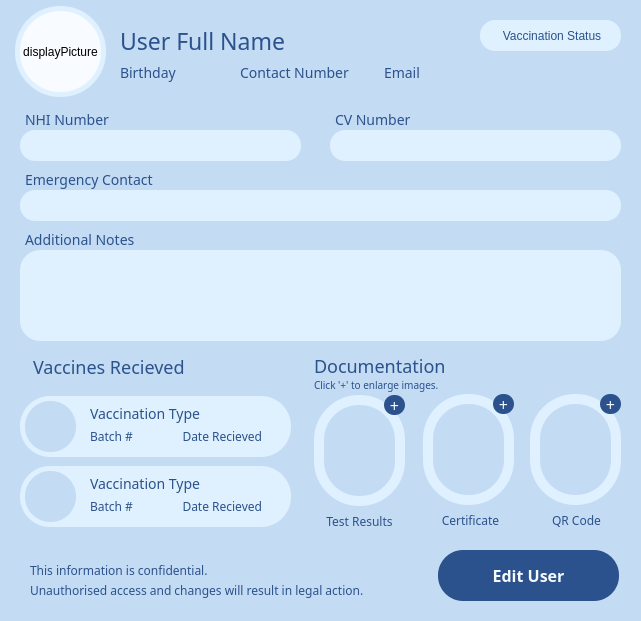
      <widget class="QFrame" name="userInfoFrameAUP">
       <property name="geometry">
        <rect>
         <x>220</x>
         <y>150</y>
         <width>641</width>
         <height>621</height>
        </rect>
       </property>
       <property name="styleSheet">
        <string notr="true">background: #C4DBF4;
border-radius: 40px;</string>
       </property>
       <property name="frameShape">
        <enum>QFrame::StyledPanel</enum>
       </property>
       <property name="frameShadow">
        <enum>QFrame::Raised</enum>
       </property>
       <widget class="QLabel" name="showUserNameAUP">
        <property name="geometry">
         <rect>
          <x>120</x>
          <y>20</y>
          <width>331</width>
          <height>41</height>
         </rect>
        </property>
        <property name="font">
         <font>
          <family>Arial Rounded MT Bold</family>
          <pointsize>-1</pointsize>
          <weight>37</weight>
          <bold>false</bold>
         </font>
        </property>
        <property name="styleSheet">
         <string notr="true">font-weight: 300;
font-size: 23px;
color:#2B528C;

</string>
        </property>
        <property name="text">
         <string>User Full Name</string>
        </property>
        <property name="alignment">
         <set>Qt::AlignLeading|Qt::AlignLeft|Qt::AlignVCenter</set>
        </property>
       </widget>
       <widget class="QLabel" name="labelNHIAUP">
        <property name="geometry">
         <rect>
          <x>25</x>
          <y>110</y>
          <width>101</width>
          <height>20</height>
         </rect>
        </property>
        <property name="font">
         <font>
          <family>Avenir Next</family>
          <pointsize>-1</pointsize>
          <weight>25</weight>
          <bold>false</bold>
         </font>
        </property>
        <property name="styleSheet">
         <string notr="true">font-weight: 200;
font-size: 14px;
color:#2B528C;

</string>
        </property>
        <property name="text">
         <string>NHI Number</string>
        </property>
       </widget>
       <widget class="QLabel" name="showUserNHIAUP">
        <property name="geometry">
         <rect>
          <x>20</x>
          <y>130</y>
          <width>281</width>
          <height>31</height>
         </rect>
        </property>
        <property name="styleSheet">
         <string notr="true">QLabel 
{background: #DFF1FE;
border-radius: 15;
border-color: rgba(104, 160, 229, 0.33);
 color:#2B528C;
font-size: 12px; 
padding-left: 3px;}</string>
        </property>
        <property name="text">
         <string/>
        </property>
       </widget>
       <widget class="QLabel" name="showUserEmergencyAUP">
        <property name="geometry">
         <rect>
          <x>20</x>
          <y>190</y>
          <width>601</width>
          <height>31</height>
         </rect>
        </property>
        <property name="styleSheet">
         <string notr="true">QLabel 
{background: #DFF1FE;
border-radius: 15;
border-color: rgba(104, 160, 229, 0.33);
 color:#2B528C;
font-size: 12px; 
padding-left: 3px;}</string>
        </property>
        <property name="text">
         <string/>
        </property>
       </widget>
       <widget class="QLabel" name="labelEmergencyAUP">
        <property name="geometry">
         <rect>
          <x>25</x>
          <y>170</y>
          <width>321</width>
          <height>20</height>
         </rect>
        </property>
        <property name="font">
         <font>
          <family>Avenir Next</family>
          <pointsize>-1</pointsize>
          <weight>25</weight>
          <bold>false</bold>
         </font>
        </property>
        <property name="styleSheet">
         <string notr="true">font-weight: 200;
font-size: 14px;
color:#2B528C;

</string>
        </property>
        <property name="text">
         <string>Emergency Contact</string>
        </property>
       </widget>
       <widget class="QLabel" name="showUserNotesAUP">
        <property name="geometry">
         <rect>
          <x>20</x>
          <y>250</y>
          <width>601</width>
          <height>91</height>
         </rect>
        </property>
        <property name="styleSheet">
         <string notr="true">QLabel 
{background: #DFF1FE;
border-radius: 20;
border-color: rgba(104, 160, 229, 0.33);
 color:#2B528C;
font-size: 12px; 
padding-left: 3px;}</string>
        </property>
        <property name="text">
         <string/>
        </property>
        <property name="alignment">
         <set>Qt::AlignLeading|Qt::AlignLeft|Qt::AlignTop</set>
        </property>
       </widget>
       <widget class="QLabel" name="labelAdditionalNotesAUP">
        <property name="geometry">
         <rect>
          <x>25</x>
          <y>230</y>
          <width>321</width>
          <height>20</height>
         </rect>
        </property>
        <property name="font">
         <font>
          <family>Avenir Next</family>
          <pointsize>-1</pointsize>
          <weight>25</weight>
          <bold>false</bold>
         </font>
        </property>
        <property name="styleSheet">
         <string notr="true">font-weight: 200;
font-size: 14px;
color:#2B528C;

</string>
        </property>
        <property name="text">
         <string>Additional Notes</string>
        </property>
       </widget>
       <widget class="QLabel" name="showUserPictureAUP">
        <property name="geometry">
         <rect>
          <x>20</x>
          <y>11</y>
          <width>81</width>
          <height>81</height>
         </rect>
        </property>
        <property name="styleSheet">
         <string notr="true">background: rgba(248, 251, 255, 0.99);
border-radius: 40px;</string>
        </property>
        <property name="text">
         <string>displayPicture</string>
        </property>
        <property name="alignment">
         <set>Qt::AlignCenter</set>
        </property>
       </widget>
       <widget class="QLabel" name="labelCVNAUP">
        <property name="geometry">
         <rect>
          <x>335</x>
          <y>110</y>
          <width>281</width>
          <height>20</height>
         </rect>
        </property>
        <property name="font">
         <font>
          <family>Avenir Next</family>
          <pointsize>-1</pointsize>
          <weight>25</weight>
          <bold>false</bold>
         </font>
        </property>
        <property name="styleSheet">
         <string notr="true">font-weight: 200;
font-size: 14px;
color:#2B528C;
background: rgba(254, 206, 103, 0.00);</string>
        </property>
        <property name="text">
         <string>CV Number</string>
        </property>
       </widget>
       <widget class="QLabel" name="showUserCVNAUP">
        <property name="geometry">
         <rect>
          <x>330</x>
          <y>130</y>
          <width>291</width>
          <height>31</height>
         </rect>
        </property>
        <property name="styleSheet">
         <string notr="true">QLabel 
{background: #DFF1FE;
border-radius: 15;
border-color: rgba(104, 160, 229, 0.33);
 color:#2B528C;
font-size: 12px; 
padding-left: 3px;}</string>
        </property>
        <property name="text">
         <string/>
        </property>
       </widget>
       <widget class="QLabel" name="showUserDOBAUP">
        <property name="geometry">
         <rect>
          <x>120</x>
          <y>63</y>
          <width>111</width>
          <height>20</height>
         </rect>
        </property>
        <property name="font">
         <font>
          <family>Avenir Next</family>
          <pointsize>-1</pointsize>
          <weight>25</weight>
          <bold>false</bold>
         </font>
        </property>
        <property name="styleSheet">
         <string notr="true">font-weight: 200;
font-size: 14px;
color:#2B528C;

</string>
        </property>
        <property name="text">
         <string>Birthday</string>
        </property>
       </widget>
       <widget class="QLabel" name="showUserPhoneAUP">
        <property name="geometry">
         <rect>
          <x>240</x>
          <y>63</y>
          <width>121</width>
          <height>20</height>
         </rect>
        </property>
        <property name="font">
         <font>
          <family>Avenir Next</family>
          <pointsize>-1</pointsize>
          <weight>25</weight>
          <bold>false</bold>
         </font>
        </property>
        <property name="styleSheet">
         <string notr="true">font-weight: 200;
font-size: 14px;
color:#2B528C;

</string>
        </property>
        <property name="text">
         <string>Contact Number</string>
        </property>
       </widget>
       <widget class="QLabel" name="showUserEmailAUP">
        <property name="geometry">
         <rect>
          <x>384</x>
          <y>63</y>
          <width>241</width>
          <height>20</height>
         </rect>
        </property>
        <property name="font">
         <font>
          <family>Avenir Next</family>
          <pointsize>-1</pointsize>
          <weight>25</weight>
          <bold>false</bold>
         </font>
        </property>
        <property name="styleSheet">
         <string notr="true">font-weight: 200;
font-size: 14px;
color:#2B528C;

</string>
        </property>
        <property name="text">
         <string>Email</string>
        </property>
       </widget>
       <widget class="QLabel" name="showUserVaccStatusAUP">
        <property name="geometry">
         <rect>
          <x>480</x>
          <y>20</y>
          <width>141</width>
          <height>31</height>
         </rect>
        </property>
        <property name="styleSheet">
         <string notr="true">QLabel 
{background: #DFF1FE;
border-radius: 15;
border-color: rgba(104, 160, 229, 0.33);
 color:#2B528C;
font-size: 12px; 
padding-left: 3px;}</string>
        </property>
        <property name="text">
         <string>Vaccination Status</string>
        </property>
        <property name="alignment">
         <set>Qt::AlignCenter</set>
        </property>
       </widget>
       <widget class="QLabel" name="labelVaccineAUP">
        <property name="geometry">
         <rect>
          <x>33</x>
          <y>351</y>
          <width>181</width>
          <height>31</height>
         </rect>
        </property>
        <property name="font">
         <font>
          <family>Arial Rounded MT Bold</family>
          <pointsize>-1</pointsize>
          <weight>25</weight>
          <bold>false</bold>
         </font>
        </property>
        <property name="styleSheet">
         <string notr="true">font-weight: 200;
font-size: 18px;
color:#2B528C;
background: rgba(254, 206, 103, 0.00);</string>
        </property>
        <property name="text">
         <string>Vaccines Recieved</string>
        </property>
        <property name="alignment">
         <set>Qt::AlignLeading|Qt::AlignLeft|Qt::AlignVCenter</set>
        </property>
       </widget>
       <widget class="QLabel" name="labelDocumentationAUP">
        <property name="geometry">
         <rect>
          <x>314</x>
          <y>350</y>
          <width>201</width>
          <height>31</height>
         </rect>
        </property>
        <property name="font">
         <font>
          <family>Arial Rounded MT Bold</family>
          <pointsize>-1</pointsize>
          <weight>25</weight>
          <bold>false</bold>
         </font>
        </property>
        <property name="styleSheet">
         <string notr="true">font-weight: 200;
font-size: 18px;
color:#2B528C;
background: rgba(254, 206, 103, 0.00);</string>
        </property>
        <property name="text">
         <string>Documentation</string>
        </property>
        <property name="alignment">
         <set>Qt::AlignLeading|Qt::AlignLeft|Qt::AlignVCenter</set>
        </property>
       </widget>
       <widget class="QFrame" name="vaccineDose1FrameAUP">
        <property name="geometry">
         <rect>
          <x>20</x>
          <y>396</y>
          <width>271</width>
          <height>61</height>
         </rect>
        </property>
        <property name="styleSheet">
         <string notr="true">background: #DFF1FE;
border-radius: 30px;</string>
        </property>
        <property name="frameShape">
         <enum>QFrame::StyledPanel</enum>
        </property>
        <property name="frameShadow">
         <enum>QFrame::Raised</enum>
        </property>
        <widget class="QLabel" name="vaccineIcon1FrameAUP">
         <property name="geometry">
          <rect>
           <x>5</x>
           <y>5</y>
           <width>51</width>
           <height>51</height>
          </rect>
         </property>
         <property name="styleSheet">
          <string notr="true">background: #C4DBF4;
border-radius: 25px;</string>
         </property>
         <property name="text">
          <string/>
         </property>
         <property name="alignment">
          <set>Qt::AlignCenter</set>
         </property>
        </widget>
        <widget class="QLabel" name="show1stDoseNameAUP">
         <property name="geometry">
          <rect>
           <x>70</x>
           <y>7</y>
           <width>191</width>
           <height>21</height>
          </rect>
         </property>
         <property name="font">
          <font>
           <family>Arial Rounded MT Bold</family>
           <pointsize>-1</pointsize>
           <weight>37</weight>
           <bold>false</bold>
          </font>
         </property>
         <property name="styleSheet">
          <string notr="true">font-weight: 300;
font-size: 14px;
color:#2B528C;

</string>
         </property>
         <property name="text">
          <string>Vaccination Type</string>
         </property>
         <property name="alignment">
          <set>Qt::AlignLeading|Qt::AlignLeft|Qt::AlignVCenter</set>
         </property>
        </widget>
        <widget class="QLabel" name="show1stDoseBatchAUP">
         <property name="geometry">
          <rect>
           <x>70</x>
           <y>30</y>
           <width>71</width>
           <height>20</height>
          </rect>
         </property>
         <property name="font">
          <font>
           <family>Avenir Next</family>
           <pointsize>-1</pointsize>
           <weight>25</weight>
           <bold>false</bold>
          </font>
         </property>
         <property name="styleSheet">
          <string notr="true">font-weight: 200;
font-size: 12px;
color:#2B528C;

</string>
         </property>
         <property name="text">
          <string>Batch #</string>
         </property>
        </widget>
        <widget class="QLabel" name="show1stDoseDateAUP">
         <property name="geometry">
          <rect>
           <x>141</x>
           <y>30</y>
           <width>101</width>
           <height>20</height>
          </rect>
         </property>
         <property name="font">
          <font>
           <family>Avenir Next</family>
           <pointsize>-1</pointsize>
           <weight>25</weight>
           <bold>false</bold>
          </font>
         </property>
         <property name="styleSheet">
          <string notr="true">font-weight: 200;
font-size: 12px;
color:#2B528C;

</string>
         </property>
         <property name="text">
          <string>Date Recieved</string>
         </property>
         <property name="alignment">
          <set>Qt::AlignRight|Qt::AlignTrailing|Qt::AlignVCenter</set>
         </property>
        </widget>
        <widget class="QLabel" name="imgVaccineIcon1AUP">
         <property name="geometry">
          <rect>
           <x>19</x>
           <y>15</y>
           <width>21</width>
           <height>31</height>
          </rect>
         </property>
         <property name="styleSheet">
          <string notr="true">background: #C4DBF4;
border-radius: 20px;</string>
         </property>
         <property name="text">
          <string/>
         </property>
         <property name="pixmap">
          <pixmap resource="Resources.qrc">:/res/images/iconVaccine.png</pixmap>
         </property>
         <property name="scaledContents">
          <bool>true</bool>
         </property>
         <property name="alignment">
          <set>Qt::AlignCenter</set>
         </property>
        </widget>
       </widget>
       <widget class="QFrame" name="vaccineDose2FrameAUP">
        <property name="geometry">
         <rect>
          <x>20</x>
          <y>466</y>
          <width>271</width>
          <height>61</height>
         </rect>
        </property>
        <property name="styleSheet">
         <string notr="true">background: #DFF1FE;
border-radius: 30px;</string>
        </property>
        <property name="frameShape">
         <enum>QFrame::StyledPanel</enum>
        </property>
        <property name="frameShadow">
         <enum>QFrame::Raised</enum>
        </property>
        <widget class="QLabel" name="vaccineIcon2FrameAUP">
         <property name="geometry">
          <rect>
           <x>5</x>
           <y>5</y>
           <width>51</width>
           <height>51</height>
          </rect>
         </property>
         <property name="styleSheet">
          <string notr="true">background: #C4DBF4;
border-radius: 25px;</string>
         </property>
         <property name="text">
          <string/>
         </property>
         <property name="alignment">
          <set>Qt::AlignCenter</set>
         </property>
        </widget>
        <widget class="QLabel" name="show2ndDoseNameAUP">
         <property name="geometry">
          <rect>
           <x>70</x>
           <y>7</y>
           <width>191</width>
           <height>21</height>
          </rect>
         </property>
         <property name="font">
          <font>
           <family>Arial Rounded MT Bold</family>
           <pointsize>-1</pointsize>
           <weight>37</weight>
           <bold>false</bold>
          </font>
         </property>
         <property name="styleSheet">
          <string notr="true">font-weight: 300;
font-size: 14px;
color:#2B528C;

</string>
         </property>
         <property name="text">
          <string>Vaccination Type</string>
         </property>
         <property name="alignment">
          <set>Qt::AlignLeading|Qt::AlignLeft|Qt::AlignVCenter</set>
         </property>
        </widget>
        <widget class="QLabel" name="show2ndDoseBatchAUP">
         <property name="geometry">
          <rect>
           <x>70</x>
           <y>30</y>
           <width>71</width>
           <height>20</height>
          </rect>
         </property>
         <property name="font">
          <font>
           <family>Avenir Next</family>
           <pointsize>-1</pointsize>
           <weight>25</weight>
           <bold>false</bold>
          </font>
         </property>
         <property name="styleSheet">
          <string notr="true">font-weight: 200;
font-size: 12px;
color:#2B528C;

</string>
         </property>
         <property name="text">
          <string>Batch #</string>
         </property>
        </widget>
        <widget class="QLabel" name="show2ndDoseDateAUP">
         <property name="geometry">
          <rect>
           <x>141</x>
           <y>30</y>
           <width>101</width>
           <height>20</height>
          </rect>
         </property>
         <property name="font">
          <font>
           <family>Avenir Next</family>
           <pointsize>-1</pointsize>
           <weight>25</weight>
           <bold>false</bold>
          </font>
         </property>
         <property name="styleSheet">
          <string notr="true">font-weight: 200;
font-size: 12px;
color:#2B528C;

</string>
         </property>
         <property name="text">
          <string>Date Recieved</string>
         </property>
         <property name="alignment">
          <set>Qt::AlignRight|Qt::AlignTrailing|Qt::AlignVCenter</set>
         </property>
        </widget>
        <widget class="QLabel" name="imgVaccineIcon2AUP">
         <property name="geometry">
          <rect>
           <x>19</x>
           <y>15</y>
           <width>21</width>
           <height>31</height>
          </rect>
         </property>
         <property name="styleSheet">
          <string notr="true">background: #C4DBF4;
border-radius: 20px;</string>
         </property>
         <property name="text">
          <string/>
         </property>
         <property name="pixmap">
          <pixmap resource="Resources.qrc">:/res/images/iconVaccine.png</pixmap>
         </property>
         <property name="scaledContents">
          <bool>true</bool>
         </property>
         <property name="alignment">
          <set>Qt::AlignCenter</set>
         </property>
        </widget>
       </widget>
       <widget class="QPushButton" name="pbEditUserAUP">
        <property name="geometry">
         <rect>
          <x>438</x>
          <y>550</y>
          <width>181</width>
          <height>51</height>
         </rect>
        </property>
        <property name="font">
         <font>
          <family>Arial Rounded MT Bold</family>
          <pointsize>-1</pointsize>
          <weight>62</weight>
          <bold>true</bold>
         </font>
        </property>
        <property name="styleSheet">
         <string notr="true">QPushButton{
background: #2B528C;
font-weight: 500;
border-radius: 25px;
color:  rgba(248, 251, 255, 0.99);
border-color: rgba(104, 160, 229, 0.33);
font-size: 16px; 
}
QPushButton:hover
{
font-size: 18px;
}</string>
        </property>
        <property name="text">
         <string>Edit User</string>
        </property>
       </widget>
       <widget class="QLabel" name="labelConfidentialAUP">
        <property name="geometry">
         <rect>
          <x>30</x>
          <y>560</y>
          <width>201</width>
          <height>21</height>
         </rect>
        </property>
        <property name="font">
         <font>
          <family>Avenir Next</family>
          <pointsize>-1</pointsize>
          <weight>25</weight>
          <bold>false</bold>
         </font>
        </property>
        <property name="styleSheet">
         <string notr="true">font-weight: 200;
font-size: 12px;
color:#2B528C;

</string>
        </property>
        <property name="text">
         <string>This information is confidential.</string>
        </property>
       </widget>
       <widget class="QLabel" name="labelUnauthorisedAUP">
        <property name="geometry">
         <rect>
          <x>30</x>
          <y>580</y>
          <width>381</width>
          <height>21</height>
         </rect>
        </property>
        <property name="font">
         <font>
          <family>Avenir Next</family>
          <pointsize>-1</pointsize>
          <weight>25</weight>
          <bold>false</bold>
         </font>
        </property>
        <property name="styleSheet">
         <string notr="true">font-weight: 200;
font-size: 12px;
color:#2B528C;

</string>
        </property>
        <property name="text">
         <string>Unauthorised access and changes will result in legal action.</string>
        </property>
       </widget>
       <widget class="QFrame" name="certificateFrameAUP">
        <property name="geometry">
         <rect>
          <x>423</x>
          <y>394</y>
          <width>91</width>
          <height>111</height>
         </rect>
        </property>
        <property name="font">
         <font>
          <family>Avenir Next</family>
         </font>
        </property>
        <property name="styleSheet">
         <string notr="true">background: #DFF1FE;
border-radius: 45px;</string>
        </property>
        <property name="frameShape">
         <enum>QFrame::StyledPanel</enum>
        </property>
        <property name="frameShadow">
         <enum>QFrame::Raised</enum>
        </property>
        <widget class="QLabel" name="showCertificateAUP">
         <property name="geometry">
          <rect>
           <x>10</x>
           <y>10</y>
           <width>71</width>
           <height>91</height>
          </rect>
         </property>
         <property name="styleSheet">
          <string notr="true">background: #C4DBF4;
border-radius: 35px;</string>
         </property>
         <property name="text">
          <string/>
         </property>
        </widget>
        <widget class="QPushButton" name="pbLargeCertificateAUP">
         <property name="geometry">
          <rect>
           <x>70</x>
           <y>0</y>
           <width>21</width>
           <height>20</height>
          </rect>
         </property>
         <property name="font">
          <font>
           <family>Avenir Next</family>
           <pointsize>-1</pointsize>
           <weight>37</weight>
           <bold>false</bold>
          </font>
         </property>
         <property name="styleSheet">
          <string notr="true">QPushButton{
background: #2B528C;
font-weight: 300;
border-radius: 10px;
color:  rgba(248, 251, 255, 0.99);
border-color: rgba(104, 160, 229, 0.33);
font-size: 16px; 
}
QPushButton:hover
{
font-size: 11px;
}</string>
         </property>
         <property name="text">
          <string>+</string>
         </property>
        </widget>
       </widget>
       <widget class="QLabel" name="labelCertificateAUP">
        <property name="geometry">
         <rect>
          <x>425</x>
          <y>510</y>
          <width>91</width>
          <height>20</height>
         </rect>
        </property>
        <property name="font">
         <font>
          <family>Avenir Next</family>
          <pointsize>-1</pointsize>
          <weight>25</weight>
          <bold>false</bold>
         </font>
        </property>
        <property name="styleSheet">
         <string notr="true">font-weight: 200;
font-size: 12px;
color:#2B528C;
background: rgba(254, 206, 103, 0.00);
</string>
        </property>
        <property name="text">
         <string>Certificate</string>
        </property>
        <property name="alignment">
         <set>Qt::AlignCenter</set>
        </property>
       </widget>
       <widget class="QFrame" name="testResultFrameAUP">
        <property name="geometry">
         <rect>
          <x>314</x>
          <y>395</y>
          <width>91</width>
          <height>111</height>
         </rect>
        </property>
        <property name="font">
         <font>
          <family>Avenir Next</family>
         </font>
        </property>
        <property name="styleSheet">
         <string notr="true">background: #DFF1FE;
border-radius: 45px;</string>
        </property>
        <property name="frameShape">
         <enum>QFrame::StyledPanel</enum>
        </property>
        <property name="frameShadow">
         <enum>QFrame::Raised</enum>
        </property>
        <widget class="QLabel" name="showTestResultsAUP">
         <property name="geometry">
          <rect>
           <x>10</x>
           <y>10</y>
           <width>71</width>
           <height>91</height>
          </rect>
         </property>
         <property name="styleSheet">
          <string notr="true">background: #C4DBF4;
border-radius: 35px;</string>
         </property>
         <property name="text">
          <string/>
         </property>
        </widget>
        <widget class="QPushButton" name="pbLargeTestResultAUP">
         <property name="geometry">
          <rect>
           <x>70</x>
           <y>0</y>
           <width>21</width>
           <height>20</height>
          </rect>
         </property>
         <property name="font">
          <font>
           <family>Avenir Next</family>
           <pointsize>-1</pointsize>
           <weight>37</weight>
           <bold>false</bold>
          </font>
         </property>
         <property name="styleSheet">
          <string notr="true">QPushButton{
background: #2B528C;
font-weight: 300;
border-radius: 10px;
color:  rgba(248, 251, 255, 0.99);
border-color: rgba(104, 160, 229, 0.33);
font-size: 16px; 
}
QPushButton:hover
{
font-size: 11px;
}</string>
         </property>
         <property name="text">
          <string>+</string>
         </property>
        </widget>
       </widget>
       <widget class="QFrame" name="QRCodeFrameAUP">
        <property name="geometry">
         <rect>
          <x>530</x>
          <y>394</y>
          <width>91</width>
          <height>111</height>
         </rect>
        </property>
        <property name="font">
         <font>
          <family>Avenir Next</family>
         </font>
        </property>
        <property name="styleSheet">
         <string notr="true">background: #DFF1FE;
border-radius: 45px;</string>
        </property>
        <property name="frameShape">
         <enum>QFrame::StyledPanel</enum>
        </property>
        <property name="frameShadow">
         <enum>QFrame::Raised</enum>
        </property>
        <widget class="QLabel" name="showQRCodeAUP">
         <property name="geometry">
          <rect>
           <x>10</x>
           <y>10</y>
           <width>71</width>
           <height>91</height>
          </rect>
         </property>
         <property name="styleSheet">
          <string notr="true">background: #C4DBF4;
border-radius: 35px;</string>
         </property>
         <property name="text">
          <string/>
         </property>
        </widget>
        <widget class="QPushButton" name="pbLargeQRCodeAUP">
         <property name="geometry">
          <rect>
           <x>70</x>
           <y>0</y>
           <width>21</width>
           <height>20</height>
          </rect>
         </property>
         <property name="font">
          <font>
           <family>Avenir Next</family>
           <pointsize>-1</pointsize>
           <weight>37</weight>
           <bold>false</bold>
          </font>
         </property>
         <property name="styleSheet">
          <string notr="true">QPushButton{
background: #2B528C;
font-weight: 300;
border-radius: 10px;
color:  rgba(248, 251, 255, 0.99);
border-color: rgba(104, 160, 229, 0.33);
font-size: 16px; 
}
QPushButton:hover
{
font-size: 11px;
}</string>
         </property>
         <property name="text">
          <string>+</string>
         </property>
        </widget>
       </widget>
       <widget class="QLabel" name="labelTestResultAUP">
        <property name="geometry">
         <rect>
          <x>314</x>
          <y>511</y>
          <width>91</width>
          <height>20</height>
         </rect>
        </property>
        <property name="font">
         <font>
          <family>Avenir Next</family>
          <pointsize>-1</pointsize>
          <weight>25</weight>
          <bold>false</bold>
         </font>
        </property>
        <property name="styleSheet">
         <string notr="true">font-weight: 200;
font-size: 12px;
color:#2B528C;
background: rgba(254, 206, 103, 0.00);
</string>
        </property>
        <property name="text">
         <string>Test Results</string>
        </property>
        <property name="alignment">
         <set>Qt::AlignCenter</set>
        </property>
       </widget>
       <widget class="QLabel" name="labelQRCodeAUP">
        <property name="geometry">
         <rect>
          <x>531</x>
          <y>510</y>
          <width>91</width>
          <height>20</height>
         </rect>
        </property>
        <property name="font">
         <font>
          <family>Avenir Next</family>
          <pointsize>-1</pointsize>
          <weight>25</weight>
          <bold>false</bold>
         </font>
        </property>
        <property name="styleSheet">
         <string notr="true">font-weight: 200;
font-size: 12px;
color:#2B528C;
background: rgba(254, 206, 103, 0.00);
</string>
        </property>
        <property name="text">
         <string>QR Code</string>
        </property>
        <property name="alignment">
         <set>Qt::AlignCenter</set>
        </property>
       </widget>
       <widget class="QFrame" name="userPictureFrameAUP">
        <property name="geometry">
         <rect>
          <x>15</x>
          <y>6</y>
          <width>91</width>
          <height>91</height>
         </rect>
        </property>
        <property name="font">
         <font>
          <family>Avenir Next</family>
         </font>
        </property>
        <property name="styleSheet">
         <string notr="true">background: #DFF1FE;
border-radius: 45px;</string>
        </property>
        <property name="frameShape">
         <enum>QFrame::StyledPanel</enum>
        </property>
        <property name="frameShadow">
         <enum>QFrame::Raised</enum>
        </property>
       </widget>
       <widget class="QLabel" name="labelClickEnlargeAUP">
        <property name="geometry">
         <rect>
          <x>314</x>
          <y>374</y>
          <width>201</width>
          <height>21</height>
         </rect>
        </property>
        <property name="font">
         <font>
          <family>Avenir Next</family>
          <pointsize>-1</pointsize>
          <weight>25</weight>
          <bold>false</bold>
         </font>
        </property>
        <property name="styleSheet">
         <string notr="true">font-weight: 200;
font-size: 10px;
color:#2B528C;

</string>
        </property>
        <property name="text">
         <string>Click '+' to enlarge images.</string>
        </property>
       </widget>
       <zorder>labelClickEnlargeAUP</zorder>
       <zorder>userPictureFrameAUP</zorder>
       <zorder>showUserNameAUP</zorder>
       <zorder>labelNHIAUP</zorder>
       <zorder>showUserNHIAUP</zorder>
       <zorder>showUserEmergencyAUP</zorder>
       <zorder>labelEmergencyAUP</zorder>
       <zorder>showUserNotesAUP</zorder>
       <zorder>labelAdditionalNotesAUP</zorder>
       <zorder>showUserPictureAUP</zorder>
       <zorder>labelCVNAUP</zorder>
       <zorder>showUserCVNAUP</zorder>
       <zorder>showUserDOBAUP</zorder>
       <zorder>showUserPhoneAUP</zorder>
       <zorder>showUserEmailAUP</zorder>
       <zorder>showUserVaccStatusAUP</zorder>
       <zorder>labelVaccineAUP</zorder>
       <zorder>labelDocumentationAUP</zorder>
       <zorder>vaccineDose1FrameAUP</zorder>
       <zorder>vaccineDose2FrameAUP</zorder>
       <zorder>pbEditUserAUP</zorder>
       <zorder>labelConfidentialAUP</zorder>
       <zorder>labelUnauthorisedAUP</zorder>
       <zorder>certificateFrameAUP</zorder>
       <zorder>labelCertificateAUP</zorder>
       <zorder>testResultFrameAUP</zorder>
       <zorder>QRCodeFrameAUP</zorder>
       <zorder>labelTestResultAUP</zorder>
       <zorder>labelQRCodeAUP</zorder>
      </widget>
